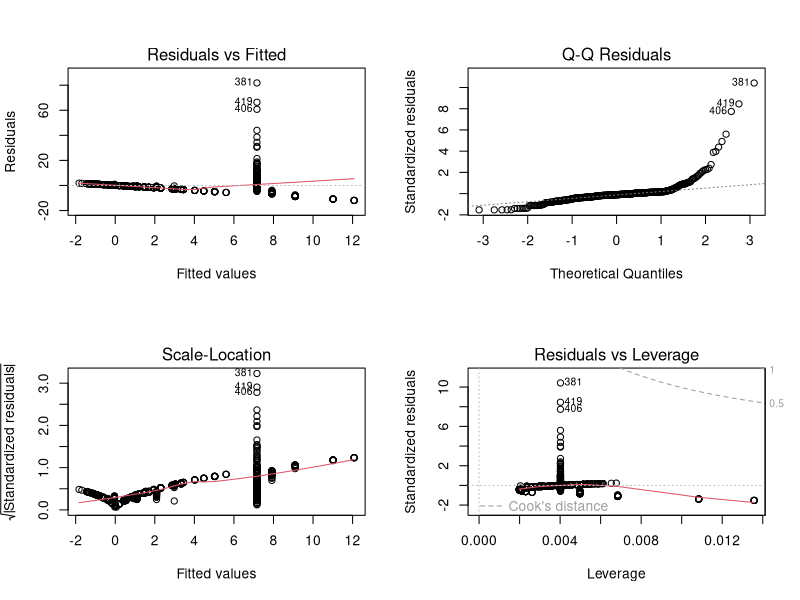
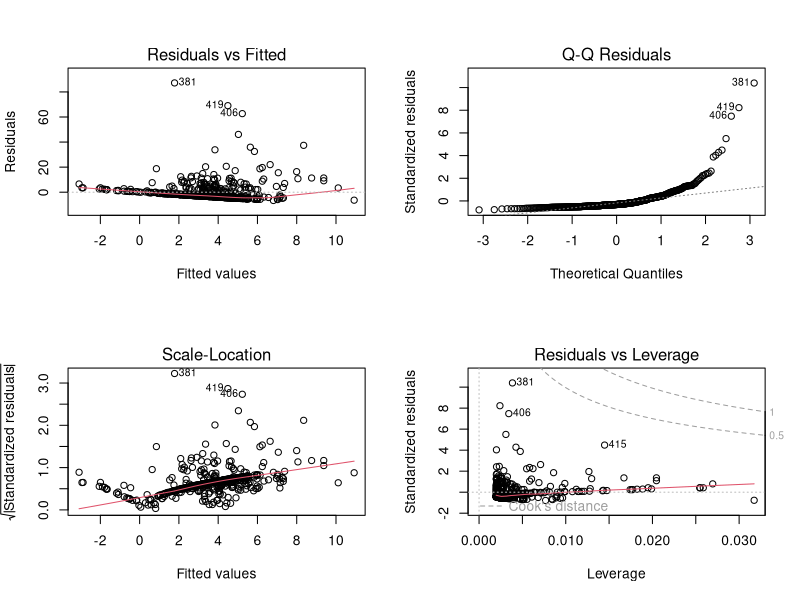
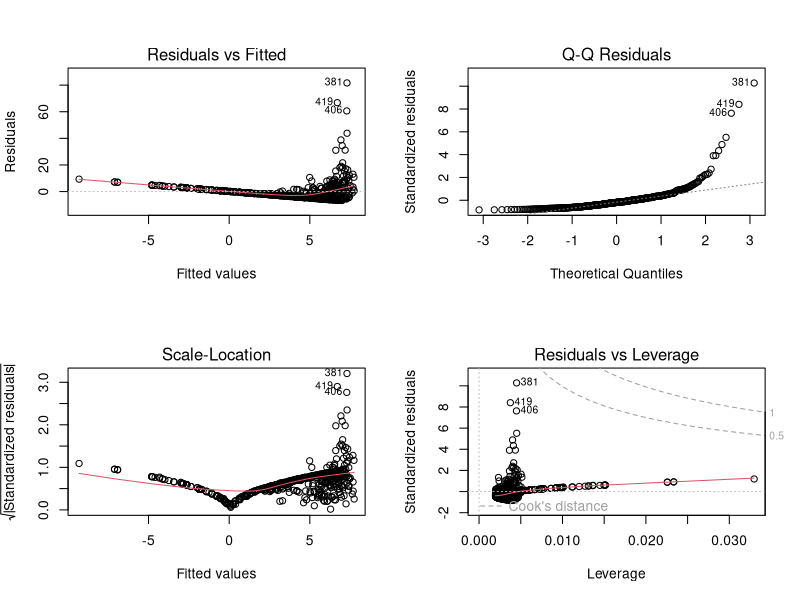
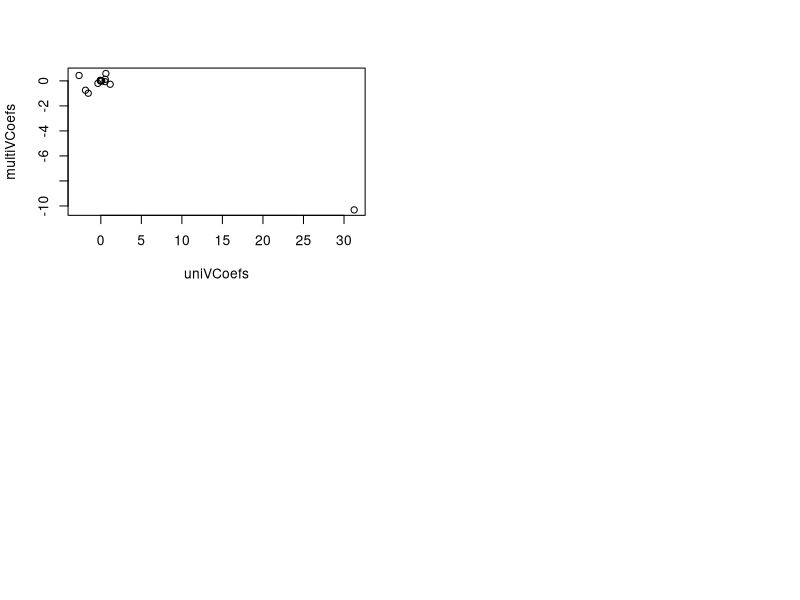

Source code (R) for these figures, in order:
library(MASS)
attach(Boston)
n <- names(Boston) 
allPreds <- n[n != "crim"]
numPreds <- length(allPreds)


# a) ***************************************************************************

simples <- vector(mode = "list", length = numPreds)
pVals <- c()
alpha = 0.05
signifPreds <- c()

for (i in 1:numPreds)
{
	formula <- as.formula(paste("crim ~", allPreds[i]))
	simples[[i]] <- lm(formula)
	p <- coef(summary(simples[[1]]))[2,4]
	pVals[i] <- p
	if (p < alpha) signifPreds <- c(signifPreds, allPreds[i])
}

signifPreds 
    # The simple linear regression models, that are fitted using each of 
    # these predictors, produce P-values < 0.05.
    # This suggests that there is a significant association between each
    # of these predictors and the response, per-capita crime rate.

nonSignifPreds <- allPreds[!allPreds %in% signifPreds]
nonSignifPreds # ==> "chas"
    # "chas", the predictor that indicates if the house is situated on the
    # banks of the Charles River, produces a model that cannot reject the null 
    # hypothesis: that there is no significant association with crime.

chasIndex <- which(allPreds %in% "chas")
pVals[chasIndex] # ==> 0.209
    # As the P-value for "chas" falls well outside of our chosen alpha of 0.05,
    # our linear model cannot conclude that Charles River bank areas have an 
    # association with crime rate per-capita.


# Proportion of non-retail business acres per town.
indusIndex <- which(allPreds %in% "indus")
coef(simples[[indusIndex]])[2] # ==> B1 = 0.5097763
pVals[indusIndex] # ==> 1.45e-21
    # There appears to be a positive association with the proportion of 
    # non-retail business acres per town and per-capita crime rate.
    # That is, industrial areas may be less safe to live in.

par(mfrow = c(2, 2))
plot(simples[[indusIndex]])
    # The nature of the relationship may not be simply linear.
    # The residuals vs fitted plot displays a non-random pattern around 0 and 
    # the Q-Q plot shows signs or nonlinearity.
    # The general appearance of these plots suggests a better model is needed.


# Average number of rooms per dwelling.
rmIndex <- which(allPreds %in% "rm")
coef(simples[[rmIndex]])[2] # ==> B1 = -2.684051
pVals[rmIndex] # ==> 6.35e-07
    # There appears to be a steeper negative association with the average
    # number of rooms in a house and per-capita crime rate.
    # That is, housing that implies higher income may affect crime rate.

par(mfrow = c(2, 2))
plot(simples[[rmIndex]])
    # The residuals vs fitted plot has a slightly more random pattern than that
    # of indus. The Q-Q plot however shows similar nonlinearity.


# Weighted mean of distances to five Boston employment centres.
disIndex <- which(allPreds %in% "dis")
coef(simples[[disIndex]])[2] # ==> B1 = -1.550902
pVals[disIndex] # ==> 8.52e-19
    # There appears to be a negative association with the weighted mean
    # distances to five Boston employment centres and per-capita crime rate.
    # That is, distributing the location of employment resources may affect
    # an area's crime rate.

par(mfrow = c(2, 2))
plot(simples[[disIndex]])
    # Similar to indus, the residuals suggests an improvement may be possible 
    # with a more flexible model, or one with multiple predictors.


# b) ***************************************************************************

lm.multi <- lm(crim ~ ., data = Boston)
pValsMulti <- coef(summary(lm.multi))[-1,4]
signifPredsMulti <- pValsMulti[pValsMulti < alpha]
signifPredsMulti
    # The multiple regression model reveals that previous assumptions do not 
    # hold up. Predictors "rm" and "indus" are missing from our list of 
    # significant predictors. This suggests that if we account for more measured
    # information, they end up not contributing significantly in explaining
    # crime rate per-capita.
    # At the same time, these predictors, of which previously investigated "dis"
    # is included, produce P-values that allow a rejection of the corresponding
    # null hypotheses, H0: Bj = 0.


# c) ***************************************************************************

uniVCoefs <- c()
for (i in 1:numPreds)
{
	uniVCoefs[i] <- coef(simples[[i]])[2]
}
multiVCoefs <- coef(lm.multi)[-1]
plot(uniVCoefs, multiVCoefs)

    # The plot makes it plain to see the drastic change in results from a) to b).
    # Most apparent is the change in signs of the coefficients for around half 
    # of the predictors. For "nox", this appears extreme with a value of 30 in
    # its simple linear model and -10 in the multiple regression model.


# d) ***************************************************************************

allQuantPreds <- allPreds[allPreds != "chas"]
numQuantPreds <- length(allQuantPreds)
polys <- vector(mode = "list", length = numQuantPreds)
signifPredsPoly <- vector(mode = "list", length = numQuantPreds)

for (i in 1:numQuantPreds)
{
	formula <- as.formula(paste("crim ~", "poly(", allQuantPreds[i], ", 3)"))
	polys[[i]] <- lm(formula)
	polyPs <- coef(summary(polys[[i]]))[-1,4]
	signifPolyPs <- c()
	for (j in 1:length(polyPs))
	{
		if (polyPs[j] < alpha) signifPolyPs <- c(signifPolyPs, j)
	}
	signifPredsPoly[[i]] <- signifPolyPs
}

signifPredsPoly # ==> list 10 is the only list that contains only a 1.
allQuantPreds[10] # ==> "black"
    # The polynomial terms that produced significant P-values are listed for
    # each predictor. As suspected, there exist predictors for which the 
    # polynomial model is considered an improvement. In fact, only the 
    # polynomial model "crim" ~ "black" produces only its first polynomial term 
    # as significant. Whereas half of the predictors produce models where all 
    # three polynomial terms exhibit significance.